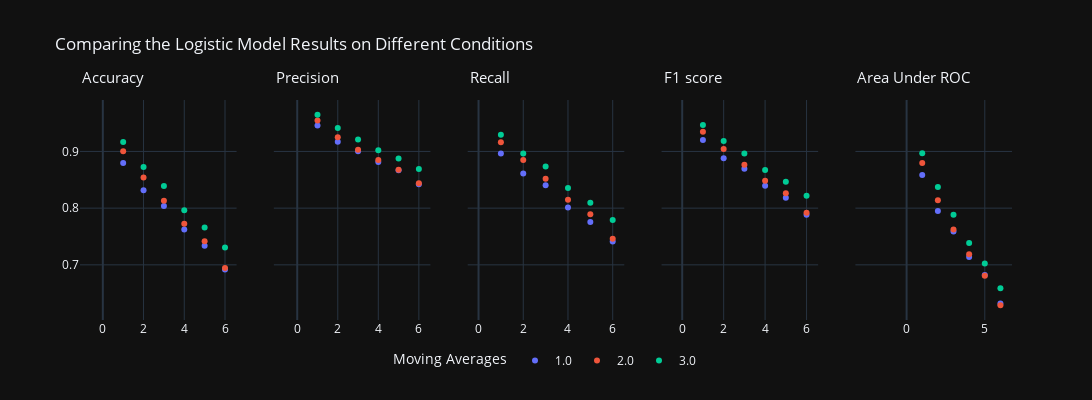
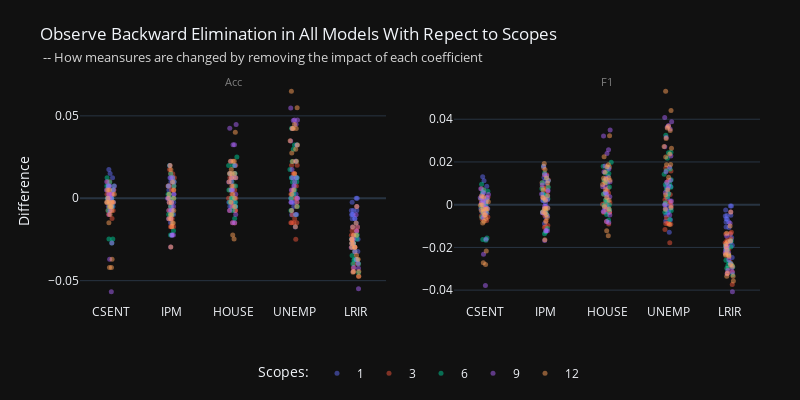
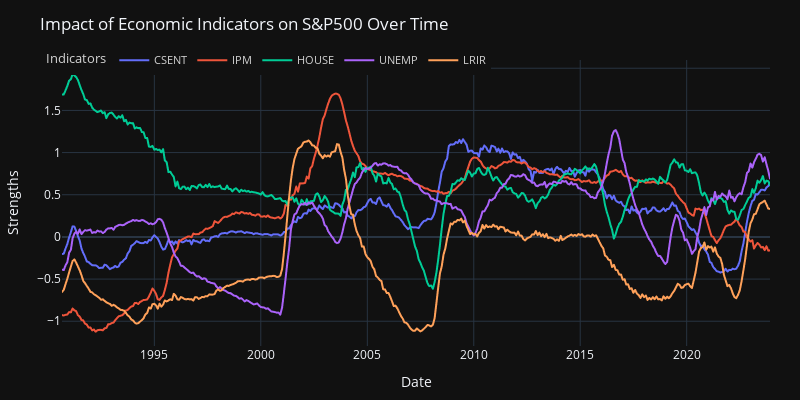

The notebook cell saved with these charts, in order:
### Markdown cell above
### Logistic Regression

### Code cell
# comparing model performance & backward elimination test
fig2_1, fig2_2, fig2_3 = PA.model_learning([1,3,6,9,12], model='LogR', alpha_=0.1)

horizon_plots(fig2_1, 'Logistic Model', shared_yaxes=True).show()
fig2_2.show()
fig2_3.show()

### Figure 1 — Plotly figure (JSON) as saved in the notebook; plotly's stock layout.template omitted (floating-point values rounded to 4 significant figures)
{"data": [{"hovertemplate": "MA=1.0<br>FP=%{x}<br>ACC=%{y}<extra></extra>", "legendgroup": "1.0", "marker": {"color": "#636efa", "symbol": "circle"}, "mode": "markers", "name": "1.0", "orientation": "v", "showlegend": true, "type": "scatter", "x": [1, 2, 3, 4, 5, 6], "xaxis": "x", "y": [0.8795, 0.8317, 0.804, 0.7622, 0.7337, 0.692], "yaxis": "y"}, {"hovertemplate": "MA=2.0<br>FP=%{x}<br>ACC=%{y}<extra></extra>", "legendgroup": "2.0", "marker": {"color": "#EF553B", "symbol": "circle"}, "mode": "markers", "name": "2.0", "orientation": "v", "showlegend": true, "type": "scatter", "x": [1, 2, 3, 4, 5, 6], "xaxis": "x", "y": [0.9002, 0.854, 0.8129, 0.7726, 0.7416, 0.6945], "yaxis": "y"}, {"hovertemplate": "MA=3.0<br>FP=%{x}<br>ACC=%{y}<extra></extra>", "legendgroup": "3.0", "marker": {"color": "#00cc96", "symbol": "circle"}, "mode": "markers", "name": "3.0", "orientation": "v", "showlegend": true, "type": "scatter", "x": [1, 2, 3, 4, 5, 6], "xaxis": "x", "y": [0.9165, 0.8728, 0.8392, 0.7965, 0.7661, 0.7305], "yaxis": "y"}, {"hovertemplate": "MA=1.0<br>FP=%{x}<br>PRE=%{y}<extra></extra>", "legendgroup": "1.0", "marker": {"color": "#636efa", "symbol": "circle"}, "mode": "markers", "name": "1.0", "orientation": "v", "showlegend": false, "type": "scatter", "x": [1, 2, 3, 4, 5, 6], "xaxis": "x2", "y": [0.9457, 0.9172, 0.9005, 0.8813, 0.8667, 0.8422], "yaxis": "y2"}, {"hovertemplate": "MA=2.0<br>FP=%{x}<br>PRE=%{y}<extra></extra>", "legendgroup": "2.0", "marker": {"color": "#EF553B", "symbol": "circle"}, "mode": "markers", "name": "2.0", "orientation": "v", "showlegend": false, "type": "scatter", "x": [1, 2, 3, 4, 5, 6], "xaxis": "x2", "y": [0.9546, 0.9251, 0.9029, 0.8849, 0.8676, 0.8438], "yaxis": "y2"}, {"hovertemplate": "MA=3.0<br>FP=%{x}<br>PRE=%{y}<extra></extra>", "legendgroup": "3.0", "marker": {"color": "#00cc96", "symbol": "circle"}, "mode": "markers", "name": "3.0", "orientation": "v", "showlegend": false, "type": "scatter", "x": [1, 2, 3, 4, 5, 6], "xaxis": "x2", "y": [0.9647, 0.9413, 0.9212, 0.9022, 0.8874, 0.869], "yaxis": "y2"}, {"hovertemplate": "MA=1.0<br>FP=%{x}<br>REC=%{y}<extra></extra>", "legendgroup": "1.0", "marker": {"color": "#636efa", "symbol": "circle"}, "mode": "markers", "name": "1.0", "orientation": "v", "showlegend": false, "type": "scatter", "x": [1, 2, 3, 4, 5, 6], "xaxis": "x3", "y": [0.8965, 0.8611, 0.8403, 0.8013, 0.7756, 0.7413], "yaxis": "y3"}, {"hovertemplate": "MA=2.0<br>FP=%{x}<br>REC=%{y}<extra></extra>", "legendgroup": "2.0", "marker": {"color": "#EF553B", "symbol": "circle"}, "mode": "markers", "name": "2.0", "orientation": "v", "showlegend": false, "type": "scatter", "x": [1, 2, 3, 4, 5, 6], "xaxis": "x3", "y": [0.9161, 0.8848, 0.8521, 0.8146, 0.7891, 0.7462], "yaxis": "y3"}, {"hovertemplate": "MA=3.0<br>FP=%{x}<br>REC=%{y}<extra></extra>", "legendgroup": "3.0", "marker": {"color": "#00cc96", "symbol": "circle"}, "mode": "markers", "name": "3.0", "orientation": "v", "showlegend": false, "type": "scatter", "x": [1, 2, 3, 4, 5, 6], "xaxis": "x3", "y": [0.9296, 0.8966, 0.8733, 0.8355, 0.8094, 0.7793], "yaxis": "y3"}, {"hovertemplate": "MA=1.0<br>FP=%{x}<br>F1=%{y}<extra></extra>", "legendgroup": "1.0", "marker": {"color": "#636efa", "symbol": "circle"}, "mode": "markers", "name": "1.0", "orientation": "v", "showlegend": false, "type": "scatter", "x": [1, 2, 3, 4, 5, 6], "xaxis": "x4", "y": [0.9203, 0.8882, 0.8693, 0.8393, 0.8185, 0.7884], "yaxis": "y4"}, {"hovertemplate": "MA=2.0<br>FP=%{x}<br>F1=%{y}<extra></extra>", "legendgroup": "2.0", "marker": {"color": "#EF553B", "symbol": "circle"}, "mode": "markers", "name": "2.0", "orientation": "v", "showlegend": false, "type": "scatter", "x": [1, 2, 3, 4, 5, 6], "xaxis": "x4", "y": [0.9349, 0.9045, 0.8767, 0.8482, 0.8265, 0.7919], "yaxis": "y4"}, {"hovertemplate": "MA=3.0<br>FP=%{x}<br>F1=%{y}<extra></extra>", "legendgroup": "3.0", "marker": {"color": "#00cc96", "symbol": "circle"}, "mode": "markers", "name": "3.0", "orientation": "v", "showlegend": false, "type": "scatter", "x": [1, 2, 3, 4, 5, 6], "xaxis": "x4", "y": [0.9468, 0.9184, 0.8966, 0.8675, 0.8465, 0.8217], "yaxis": "y4"}, {"hovertemplate": "MA=1.0<br>FP=%{x}<br>AUC=%{y}<extra></extra>", "legendgroup": "1.0", "marker": {"color": "#636efa", "symbol": "circle"}, "mode": "markers", "name": "1.0", "orientation": "v", "showlegend": false, "type": "scatter", "x": [1, 2, 3, 4, 5, 6], "xaxis": "x5", "y": [0.8583, 0.795, 0.759, 0.714, 0.6822, 0.6318], "yaxis": "y5"}, {"hovertemplate": "MA=2.0<br>FP=%{x}<br>AUC=%{y}<extra></extra>", "legendgroup": "2.0", "marker": {"color": "#EF553B", "symbol": "circle"}, "mode": "markers", "name": "2.0", "orientation": "v", "showlegend": false, "type": "scatter", "x": [1, 2, 3, 4, 5, 6], "xaxis": "x5", "y": [0.8796, 0.814, 0.7624, 0.7187, 0.6809, 0.6288], "yaxis": "y5"}, {"hovertemplate": "MA=3.0<br>FP=%{x}<br>AUC=%{y}<extra></extra>", "legendgroup": "3.0", "marker": {"color": "#00cc96", "symbol": "circle"}, "mode": "markers", "name": "3.0", "orientation": "v", "showlegend": false, "type": "scatter", "x": [1, 2, 3, 4, 5, 6], "xaxis": "x5", "y": [0.8969, 0.8372, 0.7885, 0.7387, 0.7022, 0.6588], "yaxis": "y5"}], "layout": {"annotations": [{"font": {"size": 15}, "showarrow": false, "text": "Accuracy", "x": 0.5, "xanchor": "center", "xref": "x", "y": 1.05, "yanchor": "bottom", "yref": "paper"}, {"font": {"size": 15}, "showarrow": false, "text": "Precision", "x": 0.5, "xanchor": "center", "xref": "x2", "y": 1.05, "yanchor": "bottom", "yref": "paper"}, {"font": {"size": 15}, "showarrow": false, "text": "Recall", "x": 0.5, "xanchor": "center", "xref": "x3", "y": 1.05, "yanchor": "bottom", "yref": "paper"}, {"font": {"size": 15}, "showarrow": false, "text": "F1 score", "x": 0.5, "xanchor": "center", "xref": "x4", "y": 1.05, "yanchor": "bottom", "yref": "paper"}, {"font": {"size": 15}, "showarrow": false, "text": "Area Under ROC", "x": 0.5, "xanchor": "center", "xref": "x5", "y": 1.05, "yanchor": "bottom", "yref": "paper"}], "height": 400, "legend": {"orientation": "h", "title": {"text": "Moving Averages"}, "x": 0.5, "xanchor": "center", "y": -0.25, "yanchor": "bottom"}, "title": {"text": "Comparing the Logistic Model Results on Different Conditions"}, "width": 1550, "xaxis": {"anchor": "y", "domain": [0, 0.168]}, "xaxis2": {"anchor": "y2", "domain": [0.208, 0.376]}, "xaxis3": {"anchor": "y3", "domain": [0.416, 0.584]}, "xaxis4": {"anchor": "y4", "domain": [0.624, 0.792]}, "xaxis5": {"anchor": "y5", "domain": [0.832, 1]}, "yaxis": {"anchor": "x", "domain": [0, 1]}, "yaxis2": {"anchor": "x2", "domain": [0, 1], "matches": "y", "showticklabels": false}, "yaxis3": {"anchor": "x3", "domain": [0, 1], "matches": "y", "showticklabels": false}, "yaxis4": {"anchor": "x4", "domain": [0, 1], "matches": "y", "showticklabels": false}, "yaxis5": {"anchor": "x5", "domain": [0, 1], "matches": "y", "showticklabels": false}}}

### Figure 2 — Plotly figure (JSON) as saved in the notebook; plotly's stock layout.template omitted (floating-point values rounded to 4 significant figures)
{"data": [{"alignmentgroup": "True", "boxpoints": "all", "fillcolor": "rgba(255,255,255,0)", "hoveron": "points", "hovertemplate": "sc=1<br>theta=%{x}<br>diff=%{y}<extra></extra>", "legendgroup": "1", "line": {"color": "rgba(255,255,255,0)"}, "marker": {"color": "#636efa", "opacity": 0.5, "size": 5}, "name": "1", "offsetgroup": "1", "orientation": "v", "pointpos": 0, "showlegend": true, "type": "box", "x": ["CSENT", "IPM", "HOUSE", "UNEMP", "LRIR", "CSENT", "IPM", "HOUSE", "UNEMP", "LRIR", "CSENT", "IPM", "HOUSE", "UNEMP", "LRIR", "CSENT", "IPM", "HOUSE", "UNEMP", "LRIR", "CSENT", "IPM", "HOUSE", "UNEMP", "LRIR", "CSENT", "IPM", "HOUSE", "UNEMP", "LRIR", "CSENT", "IPM", "HOUSE", "UNEMP", "LRIR", "CSENT", "IPM", "HOUSE", "UNEMP", "LRIR", "CSENT", "IPM", "HOUSE", "UNEMP", "LRIR", "CSENT", "IPM", "HOUSE", "UNEMP", "LRIR", "CSENT", "IPM", "HOUSE", "UNEMP", "LRIR", "CSENT", "IPM", "HOUSE", "UNEMP", "LRIR", "CSENT", "IPM", "HOUSE", "UNEMP", "LRIR", "CSENT", "IPM", "HOUSE", "UNEMP", "LRIR", "CSENT", "IPM", "HOUSE", "UNEMP", "LRIR", "CSENT", "IPM", "HOUSE", "UNEMP", "LRIR", "CSENT", "IPM", "HOUSE", "UNEMP", "LRIR", "CSENT", "IPM", "HOUSE", "UNEMP", "LRIR"], "x0": " ", "xaxis": "x", "y": [0.004938, -0.007407, -0.004938, -0.002469, -0.007407, 0, -0.007426, -0.00495, -0.009901, -0.007426, -0.004963, -0.004963, -0.002481, 0.004963, 0, 0.007463, 0, 0.007463, -0.002488, -0.03234, 0, 0, -0.004988, 0.01247, -0.01247, 0.015, 0.0125, 0.0125, 0.0025, -0.0175, 0.002469, -0.004938, -0.004938, 0, -0.009877, -0.002475, -0.009901, -0.00495, -0.002475, -0.009901, -0.002481, -0.009926, -0.004963, 0.007444, 0, 0.01244, 0.007463, 0, -0.01741, -0.02488, -0.002494, 0.002494, -0.007481, -0.002494, -0.01247, 0.0175, 0.01, 0.015, 0.0125, -0.015, -0.002469, -0.002469, -0.002469, -0.007407, -0.01235, 0.002475, -0.01485, -0.002475, 0, -0.007426, 0, -0.007444, 0, 0.002481, -0.002481, 0.002488, 0.004975, 0.004975, -0.004975, -0.00995, -0.004988, -0.002494, -0.002494, -0.009975, -0.02244, 0.0075, 0.01, 0.0125, 0, -0.0275], "y0": " ", "yaxis": "y"}, {"alignmentgroup": "True", "boxpoints": "all", "fillcolor": "rgba(255,255,255,0)", "hoveron": "points", "hovertemplate": "sc=1<br>theta=%{x}<br>diff=%{y}<extra></extra>", "legendgroup": "1", "line": {"color": "rgba(255,255,255,0)"}, "marker": {"color": "#636efa", "opacity": 0.5, "size": 5}, "name": "1", "offsetgroup": "1", "orientation": "v", "pointpos": 0, "showlegend": false, "type": "box", "x": ["CSENT", "IPM", "HOUSE", "UNEMP", "LRIR", "CSENT", "IPM", "HOUSE", "UNEMP", "LRIR", "CSENT", "IPM", "HOUSE", "UNEMP", "LRIR", "CSENT", "IPM", "HOUSE", "UNEMP", "LRIR", "CSENT", "IPM", "HOUSE", "UNEMP", "LRIR", "CSENT", "IPM", "HOUSE", "UNEMP", "LRIR", "CSENT", "IPM", "HOUSE", "UNEMP", "LRIR", "CSENT", "IPM", "HOUSE", "UNEMP", "LRIR", "CSENT", "IPM", "HOUSE", "UNEMP", "LRIR", "CSENT", "IPM", "HOUSE", "UNEMP", "LRIR", "CSENT", "IPM", "HOUSE", "UNEMP", "LRIR", "CSENT", "IPM", "HOUSE", "UNEMP", "LRIR", "CSENT", "IPM", "HOUSE", "UNEMP", "LRIR", "CSENT", "IPM", "HOUSE", "UNEMP", "LRIR", "CSENT", "IPM", "HOUSE", "UNEMP", "LRIR", "CSENT", "IPM", "HOUSE", "UNEMP", "LRIR", "CSENT", "IPM", "HOUSE", "UNEMP", "LRIR", "CSENT", "IPM", "HOUSE", "UNEMP", "LRIR"], "x0": " ", "xaxis": "x2", "y": [0.003358, -0.004708, -0.00338, -0.001687, -0.005078, 0, -0.004122, -0.003231, -0.007061, -0.005287, -0.003597, -0.001895, -0.001457, 0.002928, -0.0006706, 0.005558, 0.002109, 0.006772, -0.003185, -0.02473, -0.0004794, 0.001886, -0.001404, 0.008558, -0.01064, 0.01124, 0.0127, 0.01044, 0.0001424, -0.01544, 0.001645, -0.003044, -0.003306, 0, -0.006633, -0.001708, -0.005715, -0.002981, -0.001708, -0.006864, -0.001767, -0.005205, -0.002619, 0.005267, -0.0005989, 0.008681, 0.006849, 0.001859, -0.01289, -0.01895, -0.001883, 0.004073, -0.003333, -0.002345, -0.01046, 0.01309, 0.01112, 0.01332, 0.008655, -0.01386, -0.001608, -0.001387, -0.001608, -0.00484, -0.008092, 0.001653, -0.008764, -0.001472, 0.0001807, -0.00499, 0, -0.003543, 0.0002538, 0.001704, -0.002498, 0.001433, 0.004995, 0.004398, -0.003841, -0.00808, -0.004004, 0.0008331, -0.0002821, -0.007651, -0.01732, 0.004665, 0.01005, 0.011, -0.0004752, -0.0226], "y0": " ", "yaxis": "y2"}, {"alignmentgroup": "True", "boxpoints": "all", "fillcolor": "rgba(255,255,255,0)", "hoveron": "points", "hovertemplate": "sc=3<br>theta=%{x}<br>diff=%{y}<extra></extra>", "legendgroup": "3", "line": {"color": "rgba(255,255,255,0)"}, "marker": {"color": "#EF553B", "opacity": 0.5, "size": 5}, "name": "3", "offsetgroup": "3", "orientation": "v", "pointpos": 0, "showlegend": true, "type": "box", "x": ["CSENT", "IPM", "HOUSE", "UNEMP", "LRIR", "CSENT", "IPM", "HOUSE", "UNEMP", "LRIR", "CSENT", "IPM", "HOUSE", "UNEMP", "LRIR", "CSENT", "IPM", "HOUSE", "UNEMP", "LRIR", "CSENT", "IPM", "HOUSE", "UNEMP", "LRIR", "CSENT", "IPM", "HOUSE", "UNEMP", "LRIR", "CSENT", "IPM", "HOUSE", "UNEMP", "LRIR", "CSENT", "IPM", "HOUSE", "UNEMP", "LRIR", "CSENT", "IPM", "HOUSE", "UNEMP", "LRIR", "CSENT", "IPM", "HOUSE", "UNEMP", "LRIR", "CSENT", "IPM", "HOUSE", "UNEMP", "LRIR", "CSENT", "IPM", "HOUSE", "UNEMP", "LRIR", "CSENT", "IPM", "HOUSE", "UNEMP", "LRIR", "CSENT", "IPM", "HOUSE", "UNEMP", "LRIR", "CSENT", "IPM", "HOUSE", "UNEMP", "LRIR", "CSENT", "IPM", "HOUSE", "UNEMP", "LRIR", "CSENT", "IPM", "HOUSE", "UNEMP", "LRIR", "CSENT", "IPM", "HOUSE", "UNEMP", "LRIR"], "x0": " ", "xaxis": "x", "y": [0.002469, -0.01235, 0.002469, 0.004938, -0.01975, 0.002475, -0.01733, 0.007426, -0.01485, -0.02723, -0.002481, 0.01241, -0.01489, -0.02481, -0.0397, 0.00995, 0.01493, -0.004975, -0.01493, -0.0199, 0, 0.007481, -0.007481, -0.01247, -0.04738, 0.005, 0.0175, 0.005, 0.0075, -0.0225, -0.007407, -0.004938, 0, 0.002469, -0.01975, -0.007426, -0.01733, -0.002475, -0.01485, -0.03713, 0.002481, 0.004963, -0.007444, -0.01489, -0.03226, 0, 0.004975, -0.007463, 0, -0.04229, -0.007481, -0.01247, -0.01496, -0.009975, -0.0399, 0.01, 0.0075, 0.005, 0.02, -0.0175, -0.01235, -0.007407, 0, 0, -0.02963, -0.009901, -0.01733, 0, 0, -0.02228, -0.002481, -0.007444, 0.007444, -0.002481, -0.02978, -0.002488, 0.007463, 0.004975, 0.01493, -0.03731, 0.004988, 0.007481, 0.01247, 0.01496, -0.02743, 0.0025, 0.015, 0.02, 0.02, -0.025], "y0": " ", "yaxis": "y"}, {"alignmentgroup": "True", "boxpoints": "all", "fillcolor": "rgba(255,255,255,0)", "hoveron": "points", "hovertemplate": "sc=3<br>theta=%{x}<br>diff=%{y}<extra></extra>", "legendgroup": "3", "line": {"color": "rgba(255,255,255,0)"}, "marker": {"color": "#EF553B", "opacity": 0.5, "size": 5}, "name": "3", "offsetgroup": "3", "orientation": "v", "pointpos": 0, "showlegend": false, "type": "box", "x": ["CSENT", "IPM", "HOUSE", "UNEMP", "LRIR", "CSENT", "IPM", "HOUSE", "UNEMP", "LRIR", "CSENT", "IPM", "HOUSE", "UNEMP", "LRIR", "CSENT", "IPM", "HOUSE", "UNEMP", "LRIR", "CSENT", "IPM", "HOUSE", "UNEMP", "LRIR", "CSENT", "IPM", "HOUSE", "UNEMP", "LRIR", "CSENT", "IPM", "HOUSE", "UNEMP", "LRIR", "CSENT", "IPM", "HOUSE", "UNEMP", "LRIR", "CSENT", "IPM", "HOUSE", "UNEMP", "LRIR", "CSENT", "IPM", "HOUSE", "UNEMP", "LRIR", "CSENT", "IPM", "HOUSE", "UNEMP", "LRIR", "CSENT", "IPM", "HOUSE", "UNEMP", "LRIR", "CSENT", "IPM", "HOUSE", "UNEMP", "LRIR", "CSENT", "IPM", "HOUSE", "UNEMP", "LRIR", "CSENT", "IPM", "HOUSE", "UNEMP", "LRIR", "CSENT", "IPM", "HOUSE", "UNEMP", "LRIR", "CSENT", "IPM", "HOUSE", "UNEMP", "LRIR", "CSENT", "IPM", "HOUSE", "UNEMP", "LRIR"], "x0": " ", "xaxis": "x2", "y": [0.002538, -0.007488, 0.002284, 0.003537, -0.01344, 0.001822, -0.01062, 0.006412, -0.009168, -0.02045, -0.003019, 0.01151, -0.009079, -0.01782, -0.02976, 0.0067, 0.01402, -0.002358, -0.01163, -0.01666, 0.0005612, 0.008032, -0.003646, -0.008771, -0.03738, 0.003425, 0.01727, 0.00541, 0.004805, -0.01801, -0.004548, -0.002209, 0.0007909, 0.002298, -0.01372, -0.005291, -0.01032, -0.0004312, -0.008863, -0.02698, 0.001134, 0.006101, -0.003678, -0.008697, -0.02432, -0.000436, 0.007416, -0.003415, 0.001291, -0.03225, -0.00576, -0.005008, -0.007907, -0.006142, -0.0314, 0.007425, 0.01031, 0.007752, 0.01714, -0.01294, -0.00743, -0.00379, 0.0001587, 0.0006289, -0.01981, -0.00657, -0.009695, 0.0008703, 0.001084, -0.016, -0.002303, -0.002622, 0.005936, -0.0006099, -0.02222, -0.002884, 0.007637, 0.004916, 0.01126, -0.02797, 0.003268, 0.008479, 0.01085, 0.01063, -0.02081, 0.001384, 0.01395, 0.01765, 0.01573, -0.01777], "y0": " ", "yaxis": "y2"}, {"alignmentgroup": "True", "boxpoints": "all", "fillcolor": "rgba(255,255,255,0)", "hoveron": "points", "hovertemplate": "sc=6<br>theta=%{x}<br>diff=%{y}<extra></extra>", "legendgroup": "6", "line": {"color": "rgba(255,255,255,0)"}, "marker": {"color": "#00cc96", "opacity": 0.5, "size": 5}, "name": "6", "offsetgroup": "6", "orientation": "v", "pointpos": 0, "showlegend": true, "type": "box", "x": ["CSENT", "IPM", "HOUSE", "UNEMP", "LRIR", "CSENT", "IPM", "HOUSE", "UNEMP", "LRIR", "CSENT", "IPM", "HOUSE", "UNEMP", "LRIR", "CSENT", "IPM", "HOUSE", "UNEMP", "LRIR", "CSENT", "IPM", "HOUSE", "UNEMP", "LRIR", "CSENT", "IPM", "HOUSE", "UNEMP", "LRIR", "CSENT", "IPM", "HOUSE", "UNEMP", "LRIR", "CSENT", "IPM", "HOUSE", "UNEMP", "LRIR", "CSENT", "IPM", "HOUSE", "UNEMP", "LRIR", "CSENT", "IPM", "HOUSE", "UNEMP", "LRIR", "CSENT", "IPM", "HOUSE", "UNEMP", "LRIR", "CSENT", "IPM", "HOUSE", "UNEMP", "LRIR", "CSENT", "IPM", "HOUSE", "UNEMP", "LRIR", "CSENT", "IPM", "HOUSE", "UNEMP", "LRIR", "CSENT", "IPM", "HOUSE", "UNEMP", "LRIR", "CSENT", "IPM", "HOUSE", "UNEMP", "LRIR", "CSENT", "IPM", "HOUSE", "UNEMP", "LRIR", "CSENT", "IPM", "HOUSE", "UNEMP", "LRIR"], "x0": " ", "xaxis": "x", "y": [-0.02469, -0.02222, -0.004938, -0.004938, -0.0321, 0.009901, -0.009901, 0.00495, 0.002475, -0.02475, -0.002481, 0.01985, 0.004963, 0.009926, -0.03474, 0.007463, 0, 0, 0.01244, -0.02736, 0.01247, -0.007481, 0.01995, 0.009975, -0.03741, 0.0075, 0.01, 0.015, -0.01, -0.045, -0.02469, -0.02222, -0.01235, -0.007407, -0.02963, -0.007426, -0.009901, -0.002475, 0.00495, -0.02475, 0.007444, 0.01241, 0.01489, 0.02978, -0.02233, 0.004975, -0.004975, 0.007463, 0.03234, -0.0398, -0.004988, 0, 0.01995, 0.01247, -0.02743, 0, 0.0075, 0.015, 0.0175, -0.0275, -0.02716, -0.01975, -0.007407, 0, -0.03704, -0.00495, -0.009901, 0, 0.01238, -0.02228, -0.004963, 0.002481, -0.002481, 0.02233, -0.03722, 0, 0.01493, 0.0199, 0.02239, -0.0398, 0, 0.002494, 0.009975, 0.03242, -0.03741, -0.005, 0.0075, 0.025, 0.0425, -0.0275], "y0": " ", "yaxis": "y"}, {"alignmentgroup": "True", "boxpoints": "all", "fillcolor": "rgba(255,255,255,0)", "hoveron": "points", "hovertemplate": "sc=6<br>theta=%{x}<br>diff=%{y}<extra></extra>", "legendgroup": "6", "line": {"color": "rgba(255,255,255,0)"}, "marker": {"color": "#00cc96", "opacity": 0.5, "size": 5}, "name": "6", "offsetgroup": "6", "orientation": "v", "pointpos": 0, "showlegend": false, "type": "box", "x": ["CSENT", "IPM", "HOUSE", "UNEMP", "LRIR", "CSENT", "IPM", "HOUSE", "UNEMP", "LRIR", "CSENT", "IPM", "HOUSE", "UNEMP", "LRIR", "CSENT", "IPM", "HOUSE", "UNEMP", "LRIR", "CSENT", "IPM", "HOUSE", "UNEMP", "LRIR", "CSENT", "IPM", "HOUSE", "UNEMP", "LRIR", "CSENT", "IPM", "HOUSE", "UNEMP", "LRIR", "CSENT", "IPM", "HOUSE", "UNEMP", "LRIR", "CSENT", "IPM", "HOUSE", "UNEMP", "LRIR", "CSENT", "IPM", "HOUSE", "UNEMP", "LRIR", "CSENT", "IPM", "HOUSE", "UNEMP", "LRIR", "CSENT", "IPM", "HOUSE", "UNEMP", "LRIR", "CSENT", "IPM", "HOUSE", "UNEMP", "LRIR", "CSENT", "IPM", "HOUSE", "UNEMP", "LRIR", "CSENT", "IPM", "HOUSE", "UNEMP", "LRIR", "CSENT", "IPM", "HOUSE", "UNEMP", "LRIR", "CSENT", "IPM", "HOUSE", "UNEMP", "LRIR", "CSENT", "IPM", "HOUSE", "UNEMP", "LRIR"], "x0": " ", "xaxis": "x2", "y": [-0.01634, -0.01358, -0.002411, -0.002695, -0.02355, 0.006983, -0.003461, 0.005504, 0.003699, -0.0197, -0.003272, 0.01798, 0.005055, 0.007081, -0.02706, 0.005902, 0.002749, 0.002207, 0.009804, -0.02088, 0.009569, -0.002041, 0.01749, 0.008186, -0.02851, 0.006285, 0.01122, 0.01461, -0.006908, -0.03283, -0.01554, -0.01279, -0.007198, -0.003566, -0.02158, -0.005712, -0.004107, -0.0001548, 0.005086, -0.01928, 0.00305, 0.01258, 0.01136, 0.02175, -0.01737, 0.002304, 0.002326, 0.008216, 0.02453, -0.02977, -0.003373, 0.004239, 0.01797, 0.01163, -0.02097, 0.0007149, 0.01022, 0.01487, 0.01425, -0.02068, -0.01668, -0.01114, -0.004607, 0.0007957, -0.02603, -0.003447, -0.003564, 0.001568, 0.009459, -0.01698, -0.002869, 0.005051, -0.0001711, 0.01584, -0.0274, -0.0008835, 0.01483, 0.0161, 0.01675, -0.02922, 0.0005248, 0.007421, 0.01052, 0.02432, -0.02812, -0.00394, 0.008184, 0.01985, 0.03247, -0.02062], "y0": " ", "yaxis": "y2"}, {"alignmentgroup": "True", "boxpoints": "all", "fillcolor": "rgba(255,255,255,0)", "hoveron": "points", "hovertemplate": "sc=9<br>theta=%{x}<br>diff=%{y}<extra></extra>", "legendgroup": "9", "line": {"color": "rgba(255,255,255,0)"}, "marker": {"color": "#ab63fa", "opacity": 0.5, "size": 5}, "name": "9", "offsetgroup": "9", "orientation": "v", "pointpos": 0, "showlegend": true, "type": "box", "x": ["CSENT", "IPM", "HOUSE", "UNEMP", "LRIR", "CSENT", "IPM", "HOUSE", "UNEMP", "LRIR", "CSENT", "IPM", "HOUSE", "UNEMP", "LRIR", "CSENT", "IPM", "HOUSE", "UNEMP", "LRIR", "CSENT", "IPM", "HOUSE", "UNEMP", "LRIR", "CSENT", "IPM", "HOUSE", "UNEMP", "LRIR", "CSENT", "IPM", "HOUSE", "UNEMP", "LRIR", "CSENT", "IPM", "HOUSE", "UNEMP", "LRIR", "CSENT", "IPM", "HOUSE", "UNEMP", "LRIR", "CSENT", "IPM", "HOUSE", "UNEMP", "LRIR", "CSENT", "IPM", "HOUSE", "UNEMP", "LRIR", "CSENT", "IPM", "HOUSE", "UNEMP", "LRIR", "CSENT", "IPM", "HOUSE", "UNEMP", "LRIR", "CSENT", "IPM", "HOUSE", "UNEMP", "LRIR", "CSENT", "IPM", "HOUSE", "UNEMP", "LRIR", "CSENT", "IPM", "HOUSE", "UNEMP", "LRIR", "CSENT", "IPM", "HOUSE", "UNEMP", "LRIR", "CSENT", "IPM", "HOUSE", "UNEMP", "LRIR"], "x0": " ", "xaxis": "x", "y": [-0.05679, -0.02222, -0.009877, -0.009877, -0.03951, 0.007426, -0.002475, 0.009901, 0.01238, -0.02723, -0.004963, 0.01241, 0.01241, 0.007444, -0.03722, 0.002488, 0.007463, 0.00995, 0.02239, -0.01741, 0.004988, -0.02244, 0.01995, 0.01746, -0.05486, 0.0075, -0.0075, 0.015, 0.005, -0.0425, -0.03704, -0.02963, -0.01481, 0, -0.04198, -0.007426, -0.01238, -0.007426, 0.009901, -0.0297, 0, 0.01241, 0.004963, 0.03474, -0.0273, 0, 0.002488, 0.01244, 0.04726, -0.02488, 0.009975, -0.002494, 0.03242, 0.04489, -0.02993, 0, -0.0075, 0.0425, 0.0475, -0.005, -0.02716, -0.02222, -0.01481, -0.002469, -0.04444, -0.009901, -0.01238, 0.002475, 0.01238, -0.02475, 0.002481, 0.009926, 0.004963, 0.03226, -0.01985, 0.007463, 0.0199, 0.04478, 0.05473, -0.00995, 0.004988, 0, 0.02244, 0.04239, -0.03242, -0.0025, -0.005, 0.0325, 0.0475, -0.025], "y0": " ", "yaxis": "y"}, {"alignmentgroup": "True", "boxpoints": "all", "fillcolor": "rgba(255,255,255,0)", "hoveron": "points", "hovertemplate": "sc=9<br>theta=%{x}<br>diff=%{y}<extra></extra>", "legendgroup": "9", "line": {"color": "rgba(255,255,255,0)"}, "marker": {"color": "#ab63fa", "opacity": 0.5, "size": 5}, "name": "9", "offsetgroup": "9", "orientation": "v", "pointpos": 0, "showlegend": false, "type": "box", "x": ["CSENT", "IPM", "HOUSE", "UNEMP", "LRIR", "CSENT", "IPM", "HOUSE", "UNEMP", "LRIR", "CSENT", "IPM", "HOUSE", "UNEMP", "LRIR", "CSENT", "IPM", "HOUSE", "UNEMP", "LRIR", "CSENT", "IPM", "HOUSE", "UNEMP", "LRIR", "CSENT", "IPM", "HOUSE", "UNEMP", "LRIR", "CSENT", "IPM", "HOUSE", "UNEMP", "LRIR", "CSENT", "IPM", "HOUSE", "UNEMP", "LRIR", "CSENT", "IPM", "HOUSE", "UNEMP", "LRIR", "CSENT", "IPM", "HOUSE", "UNEMP", "LRIR", "CSENT", "IPM", "HOUSE", "UNEMP", "LRIR", "CSENT", "IPM", "HOUSE", "UNEMP", "LRIR", "CSENT", "IPM", "HOUSE", "UNEMP", "LRIR", "CSENT", "IPM", "HOUSE", "UNEMP", "LRIR", "CSENT", "IPM", "HOUSE", "UNEMP", "LRIR", "CSENT", "IPM", "HOUSE", "UNEMP", "LRIR", "CSENT", "IPM", "HOUSE", "UNEMP", "LRIR", "CSENT", "IPM", "HOUSE", "UNEMP", "LRIR"], "x0": " ", "xaxis": "x2", "y": [-0.03784, -0.01238, -0.004813, -0.004813, -0.02952, 0.004762, 0.002561, 0.00852, 0.01143, -0.0213, -0.003824, 0.01415, 0.01076, 0.00749, -0.02756, 0.001391, 0.009239, 0.008418, 0.01754, -0.01466, 0.003413, -0.01213, 0.01674, 0.01537, -0.0408, 0.00557, -0.000893, 0.01545, 0.005735, -0.03163, -0.02318, -0.01674, -0.007819, 0.00169, -0.03085, -0.005075, -0.003851, -0.003216, 0.008838, -0.02258, -0.00141, 0.01349, 0.005525, 0.02716, -0.02049, 0, 0.006461, 0.01243, 0.03703, -0.01929, 0.007397, 0.003306, 0.02576, 0.03537, -0.02249, 0.0007885, 0.002287, 0.03492, 0.04078, -0.003436, -0.01622, -0.01218, -0.008337, -8.263e-05, -0.0323, -0.006074, -0.003826, 0.003728, 0.01048, -0.01882, 0.001789, 0.01127, 0.005039, 0.02282, -0.01719, 0.003118, 0.01801, 0.03213, 0.03886, -0.008669, 0.003289, 0.005013, 0.01814, 0.03148, -0.02566, -0.003278, -0.0007388, 0.02401, 0.03634, -0.02006], "y0": " ", "yaxis": "y2"}, {"alignmentgroup": "True", "boxpoints": "all", "fillcolor": "rgba(255,255,255,0)", "hoveron": "points", "hovertemplate": "sc=12<br>theta=%{x}<br>diff=%{y}<extra></extra>", "legendgroup": "12", "line": {"color": "rgba(255,255,255,0)"}, "marker": {"color": "#FFA15A", "opacity": 0.5, "size": 5}, "name": "12", "offsetgroup": "12", "orientation": "v", "pointpos": 0, "showlegend": true, "type": "box", "x": ["CSENT", "IPM", "HOUSE", "UNEMP", "LRIR", "CSENT", "IPM", "HOUSE", "UNEMP", "LRIR", "CSENT", "IPM", "HOUSE", "UNEMP", "LRIR", "CSENT", "IPM", "HOUSE", "UNEMP", "LRIR", "CSENT", "IPM", "HOUSE", "UNEMP", "LRIR", "CSENT", "IPM", "HOUSE", "UNEMP", "LRIR", "CSENT", "IPM", "HOUSE", "UNEMP", "LRIR", "CSENT", "IPM", "HOUSE", "UNEMP", "LRIR", "CSENT", "IPM", "HOUSE", "UNEMP", "LRIR", "CSENT", "IPM", "HOUSE", "UNEMP", "LRIR", "CSENT", "IPM", "HOUSE", "UNEMP", "LRIR", "CSENT", "IPM", "HOUSE", "UNEMP", "LRIR", "CSENT", "IPM", "HOUSE", "UNEMP", "LRIR", "CSENT", "IPM", "HOUSE", "UNEMP", "LRIR", "CSENT", "IPM", "HOUSE", "UNEMP", "LRIR", "CSENT", "IPM", "HOUSE", "UNEMP", "LRIR", "CSENT", "IPM", "HOUSE", "UNEMP", "LRIR", "CSENT", "IPM", "HOUSE", "UNEMP", "LRIR"], "x0": " ", "xaxis": "x", "y": [-0.04198, 0, 0.002469, -0.007407, -0.03704, -0.007426, -0.007426, -0.002475, 0.00495, -0.03465, 0.002481, 0.01985, 0.01489, 0.02233, -0.0273, 0.004975, 0.002488, 0.01244, 0.04229, -0.02239, -0.002494, -0.01496, 0.009975, 0.02244, -0.04738, -0.005, -0.0025, 0.0225, 0.0275, -0.025, -0.04198, -0.02963, -0.02469, -0.004938, -0.04444, -0.009901, -0.009901, -0.00495, 0.01485, -0.0297, -0.004963, 0.009926, 0.01241, 0.03226, -0.02481, -0.002488, -0.00995, 0.01741, 0.04478, -0.02736, -0.004988, -0.01247, 0.01496, 0.04239, -0.02244, -0.0025, -0.015, 0.04, 0.065, -0.005, -0.03704, -0.01728, -0.02222, -0.01728, -0.04444, -0.01485, -0.01238, 0.007426, 0.002475, -0.0297, 0.004963, 0.01737, 0, 0.02978, -0.02978, -0.002488, 0.004975, 0.02239, 0.03483, -0.01741, -0.002494, 0, 0.01496, 0.04239, -0.04489, 0, -0.0025, 0.0225, 0.055, -0.015], "y0": " ", "yaxis": "y"}, {"alignmentgroup": "True", "boxpoints": "all", "fillcolor": "rgba(255,255,255,0)", "hoveron": "points", "hovertemplate": "sc=12<br>theta=%{x}<br>diff=%{y}<extra></extra>", "legendgroup": "12", "line": {"color": "rgba(255,255,255,0)"}, "marker": {"color": "#FFA15A", "opacity": 0.5, "size": 5}, "name": "12", "offsetgroup": "12", "orientation": "v", "pointpos": 0, "showlegend": false, "type": "box", "x": ["CSENT", "IPM", "HOUSE", "UNEMP", "LRIR", "CSENT", "IPM", "HOUSE", "UNEMP", "LRIR", "CSENT", "IPM", "HOUSE", "UNEMP", "LRIR", "CSENT", "IPM", "HOUSE", "UNEMP", "LRIR", "CSENT", "IPM", "HOUSE", "UNEMP", "LRIR", "CSENT", "IPM", "HOUSE", "UNEMP", "LRIR", "CSENT", "IPM", "HOUSE", "UNEMP", "LRIR", "CSENT", "IPM", "HOUSE", "UNEMP", "LRIR", "CSENT", "IPM", "HOUSE", "UNEMP", "LRIR", "CSENT", "IPM", "HOUSE", "UNEMP", "LRIR", "CSENT", "IPM", "HOUSE", "UNEMP", "LRIR", "CSENT", "IPM", "HOUSE", "UNEMP", "LRIR", "CSENT", "IPM", "HOUSE", "UNEMP", "LRIR", "CSENT", "IPM", "HOUSE", "UNEMP", "LRIR", "CSENT", "IPM", "HOUSE", "UNEMP", "LRIR", "CSENT", "IPM", "HOUSE", "UNEMP", "LRIR", "CSENT", "IPM", "HOUSE", "UNEMP", "LRIR", "CSENT", "IPM", "HOUSE", "UNEMP", "LRIR"], "x0": " ", "xaxis": "x2", "y": [-0.02803, 0.003061, 0.003315, -0.002163, -0.02886, -0.006465, -0.001694, -0.0009969, 0.00688, -0.02806, 0.001399, 0.01923, 0.01188, 0.01884, -0.02334, 0.004006, 0.006896, 0.01232, 0.03472, -0.01837, -0.002045, -0.005986, 0.009405, 0.01871, -0.03351, -0.00346, 0.004178, 0.02245, 0.02371, -0.0173, -0.0272, -0.01647, -0.01455, -0.001339, -0.03345, -0.00771, -0.001754, -0.002054, 0.01282, -0.02407, -0.004809, 0.01245, 0.01027, 0.02641, -0.01975, -0.00258, -0.001818, 0.01524, 0.03669, -0.02135, -0.004716, -0.004649, 0.01256, 0.03587, -0.0169, -0.002115, -0.00379, 0.03221, 0.05314, -0.003425, -0.02171, -0.007915, -0.01216, -0.009302, -0.03202, -0.00852, -0.003362, 0.007125, 0.004621, -0.02369, 0.003616, 0.01652, 0.002054, 0.02237, -0.0232, -0.0003231, 0.01013, 0.01864, 0.02722, -0.01342, -0.001932, 0.003436, 0.01146, 0.03096, -0.03577, 0, 0.002024, 0.01778, 0.0441, -0.01], "y0": " ", "yaxis": "y2"}], "layout": {"annotations": [{"font": {"color": "grey", "size": 11}, "showarrow": false, "text": "Acc", "x": 0.225, "xanchor": "center", "xref": "paper", "y": 0.95, "yanchor": "bottom", "yref": "paper"}, {"font": {"color": "grey", "size": 11}, "showarrow": false, "text": "F1", "x": 0.775, "xanchor": "center", "xref": "paper", "y": 0.95, "yanchor": "bottom", "yref": "paper"}], "height": 400, "legend": {"orientation": "h", "title": {"text": "Scopes:"}, "x": 0.5, "xanchor": "center", "y": -0.25, "yanchor": "top"}, "margin": {"b": 60, "l": 80, "r": 40, "t": 80}, "title": {"text": "Observe Backward Elimination in All Models With Repect to Scopes<br><span style=\"font-size: 12.5px; color: lightgrey;\"> -- How meansures are changed by removing the impact of each coefficient</span>"}, "width": 800, "xaxis": {"anchor": "y", "domain": [0, 0.45]}, "xaxis2": {"anchor": "y2", "domain": [0.55, 1]}, "yaxis": {"anchor": "x", "domain": [0, 1], "title": {"text": "Difference"}}, "yaxis2": {"anchor": "x2", "domain": [0, 1]}}}

### Figure 3 — Plotly figure (JSON) as saved in the notebook; plotly's stock layout.template omitted (floating-point values rounded to 4 significant figures; data arrays with more than 128 entries replaced by an {"elided": "..."} marker saying what was removed)
{"data": [{"hovertemplate": "%{y}", "legendgroup": "CSENT", "line": {"color": "#636efa", "dash": "solid"}, "marker": {"symbol": "circle"}, "mode": "lines", "name": "CSENT", "showlegend": true, "type": "scattergl", "x": {"elided": "400 str values"}, "xaxis": "x", "y": {"elided": "400 float values"}, "yaxis": "y"}, {"hovertemplate": "%{y}", "legendgroup": "IPM", "line": {"color": "#EF553B", "dash": "solid"}, "marker": {"symbol": "circle"}, "mode": "lines", "name": "IPM", "showlegend": true, "type": "scattergl", "x": {"elided": "400 str values"}, "xaxis": "x", "y": {"elided": "400 float values"}, "yaxis": "y"}, {"hovertemplate": "%{y}", "legendgroup": "HOUSE", "line": {"color": "#00cc96", "dash": "solid"}, "marker": {"symbol": "circle"}, "mode": "lines", "name": "HOUSE", "showlegend": true, "type": "scattergl", "x": {"elided": "400 str values"}, "xaxis": "x", "y": {"elided": "400 float values"}, "yaxis": "y"}, {"hovertemplate": "%{y}", "legendgroup": "UNEMP", "line": {"color": "#ab63fa", "dash": "solid"}, "marker": {"symbol": "circle"}, "mode": "lines", "name": "UNEMP", "showlegend": true, "type": "scattergl", "x": {"elided": "400 str values"}, "xaxis": "x", "y": {"elided": "400 float values"}, "yaxis": "y"}, {"hovertemplate": "%{y}", "legendgroup": "LRIR", "line": {"color": "#FFA15A", "dash": "solid"}, "marker": {"symbol": "circle"}, "mode": "lines", "name": "LRIR", "showlegend": true, "type": "scattergl", "x": {"elided": "400 str values"}, "xaxis": "x", "y": {"elided": "400 float values"}, "yaxis": "y"}], "layout": {"height": 400, "hovermode": "x unified", "legend": {"font": {"color": "lightgray", "size": 11}, "orientation": "h", "title": {"text": "Indicators"}, "tracegroupgap": 0, "x": -0.025, "xanchor": "left", "y": 1.05, "yanchor": "top"}, "margin": {"b": 50, "l": 50, "r": 30, "t": 60}, "title": {"text": "Impact of Economic Indicators on S&P500 Over Time"}, "width": 800, "xaxis": {"anchor": "y", "domain": [0, 1], "title": {"text": "Date"}}, "yaxis": {"anchor": "x", "domain": [0, 1], "title": {"text": "Strengths"}}}}
